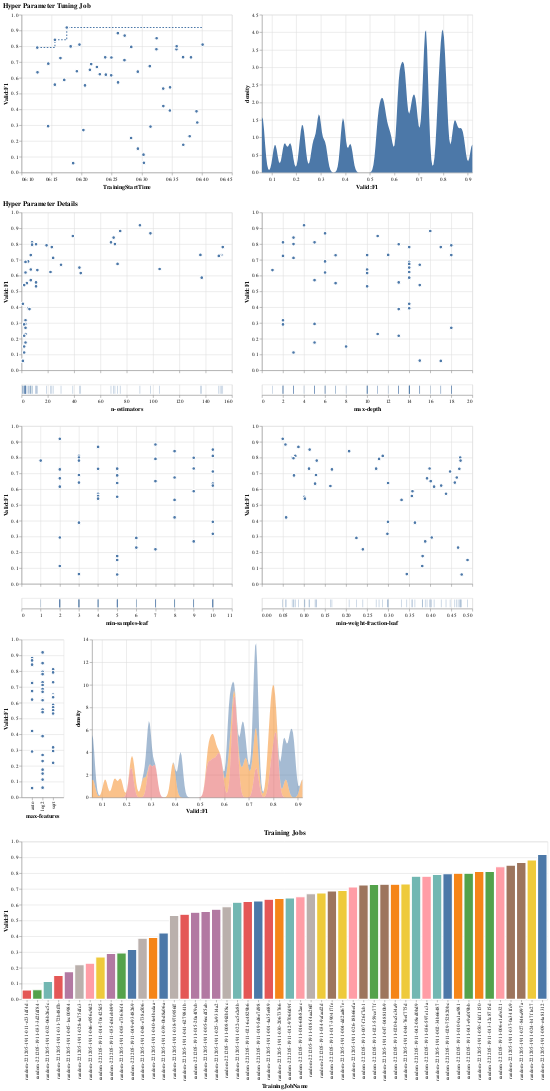

Notebook source saved alongside this figure:
### Markdown cell above
### Random

### Code cell
visualize_tuning_job(random_tuner, advanced=True, trials_only=True)
